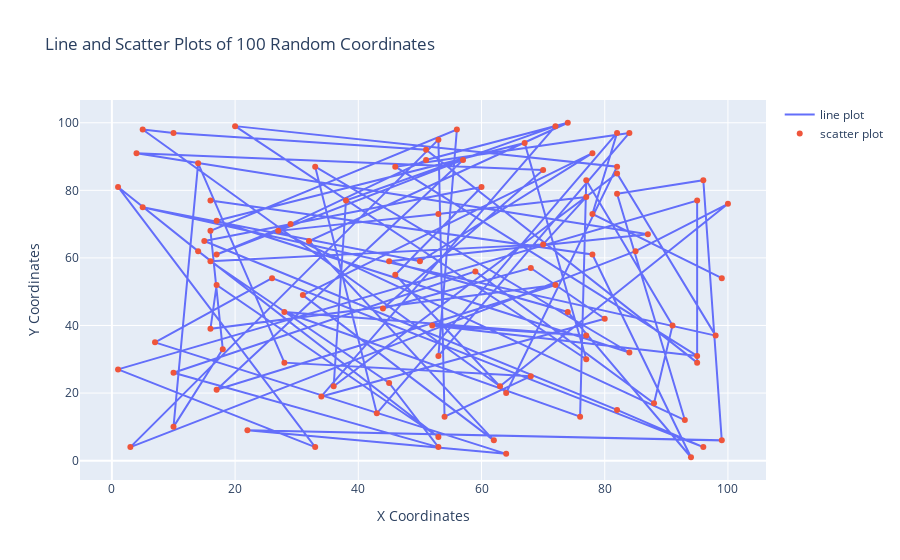

Write notebook code for a chart like this one.
### Markdown cell above
2. Write a program to draw line and scatter plots for random 100 x and y coordinates

### Code cell
def plotlyt_scatter(x,y):
    
    """
    Description:
        Plots both a line plot and a scatter plot for the given x and y coordinates using Plotly.

    Parameters:
        x (ndarray): An array of x coordinates.
        y (ndarray): An array of y coordinates.

    Returns:
        None: This function does not return any value. It displays interactive line and scatter plots.

        
    """
    line_plot=go.Scatter(x=x,y=y,mode='lines',name='line plot')
    scatter_plot=go.Scatter(x=x,y=y,mode='markers',name='scatter plot')
    fig=go.Figure(data=[line_plot,scatter_plot])
    fig.update_layout(title="Line and Scatter Plots of 100 Random Coordinates",
                      xaxis_title="X Coordinates",
                      yaxis_title="Y Coordinates")
    fig.show()

def main(): 
    x = random.randint(1, 101,100)
    y = random.randint(1, 101,100)
    plotlyt_scatter(x,y)

if __name__=="__main__":
    main()

### Figure 1 — Plotly figure (JSON) as saved in the notebook; plotly's stock layout.template omitted (floating-point values rounded to 4 significant figures)
{"data": [{"mode": "lines", "name": "line plot", "type": "scatter", "x": [16, 78, 94, 74, 45, 87, 4, 70, 44, 68, 80, 34, 72, 38, 36, 82, 98, 5, 50, 78, 31, 62, 32, 74, 51, 29, 17, 57, 17, 72, 16, 17, 53, 14, 1, 33, 1, 95, 95, 51, 10, 5, 63, 100, 85, 3, 53, 54, 68, 28, 14, 10, 18, 16, 56, 53, 84, 46, 95, 52, 77, 28, 76, 77, 91, 88, 59, 10, 53, 45, 16, 70, 77, 53, 27, 93, 82, 96, 99, 22, 64, 7, 26, 96, 82, 15, 60, 46, 64, 82, 20, 77, 67, 17, 84, 33, 43, 82, 78, 99], "y": [77, 61, 1, 44, 59, 67, 91, 86, 45, 57, 42, 19, 99, 77, 22, 85, 37, 75, 59, 91, 49, 6, 65, 100, 89, 70, 61, 89, 21, 52, 39, 52, 7, 62, 81, 4, 27, 77, 29, 92, 97, 98, 22, 76, 62, 4, 95, 13, 25, 29, 88, 10, 33, 68, 98, 31, 97, 87, 31, 40, 37, 44, 13, 83, 40, 17, 56, 26, 4, 23, 59, 64, 78, 73, 68, 12, 79, 83, 6, 9, 2, 35, 54, 4, 15, 65, 81, 55, 20, 87, 99, 30, 94, 71, 32, 87, 14, 97, 73, 54]}, {"mode": "markers", "name": "scatter plot", "type": "scatter", "x": [16, 78, 94, 74, 45, 87, 4, 70, 44, 68, 80, 34, 72, 38, 36, 82, 98, 5, 50, 78, 31, 62, 32, 74, 51, 29, 17, 57, 17, 72, 16, 17, 53, 14, 1, 33, 1, 95, 95, 51, 10, 5, 63, 100, 85, 3, 53, 54, 68, 28, 14, 10, 18, 16, 56, 53, 84, 46, 95, 52, 77, 28, 76, 77, 91, 88, 59, 10, 53, 45, 16, 70, 77, 53, 27, 93, 82, 96, 99, 22, 64, 7, 26, 96, 82, 15, 60, 46, 64, 82, 20, 77, 67, 17, 84, 33, 43, 82, 78, 99], "y": [77, 61, 1, 44, 59, 67, 91, 86, 45, 57, 42, 19, 99, 77, 22, 85, 37, 75, 59, 91, 49, 6, 65, 100, 89, 70, 61, 89, 21, 52, 39, 52, 7, 62, 81, 4, 27, 77, 29, 92, 97, 98, 22, 76, 62, 4, 95, 13, 25, 29, 88, 10, 33, 68, 98, 31, 97, 87, 31, 40, 37, 44, 13, 83, 40, 17, 56, 26, 4, 23, 59, 64, 78, 73, 68, 12, 79, 83, 6, 9, 2, 35, 54, 4, 15, 65, 81, 55, 20, 87, 99, 30, 94, 71, 32, 87, 14, 97, 73, 54]}], "layout": {"title": {"text": "Line and Scatter Plots of 100 Random Coordinates"}, "xaxis": {"title": {"text": "X Coordinates"}}, "yaxis": {"title": {"text": "Y Coordinates"}}}}
